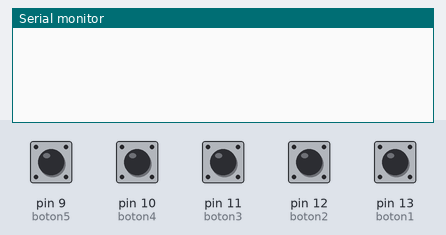
This sketch was run on a simulated Arduino Uno, built with avr-gcc and run on an emulated ATmega328P. On the bench: the last lines printed to the serial monitor. The inputs (shaded band) are chosen by the test bench; at power-on: pin 9 (boton5), pin 10 (boton4), pin 11 (boton3), pin 12 (boton2), pin 13 (boton1) HIGH.

Above: at 1.2 s.
1.3 s: pin 9 (boton5) pulled LOW for 0.15 s
At 2.3 s:
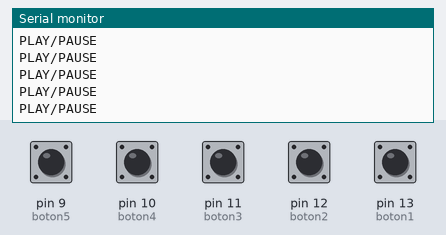
2.9 s: pin 10 (boton4) pulled LOW for 0.15 s
At 3.4 s:
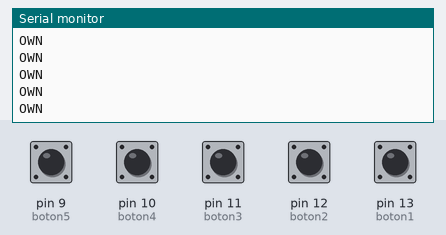
4.5 s: pin 11 (boton3) pulled LOW for 0.15 s
At 5.4 s:
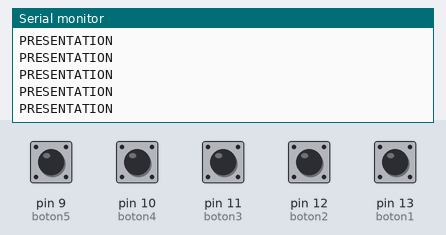
6.1 s: pin 12 (boton2) pulled LOW for 0.15 s
At 7.3 s:
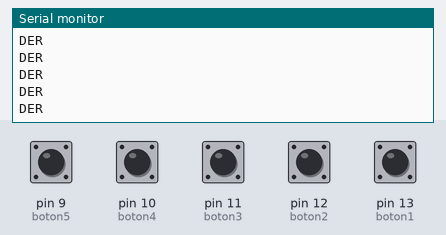
7.7 s: pin 13 (boton1) pulled LOW for 0.15 s
At 8.3 s:
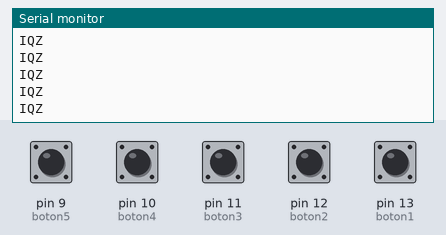
9.3 s: pin 9 (boton5) driven LOW and pin 10 (boton4) driven LOW
At 9.8 s:
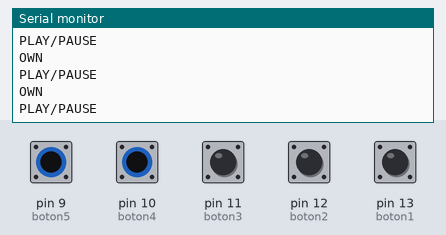

Measured:
- after the input at 1.3 s, the serial monitor: prints a new line at once (image 1)
- after the input at 2.9 s, the serial monitor: prints a new line at once (image 2)
- after the input at 4.5 s, the serial monitor: prints a new line at once (image 3)
- after the input at 6.1 s, the serial monitor: prints a new line at once (image 4)
- after the input at 7.7 s, the serial monitor: prints a new line at once (image 5)
- after the input at 9.3 s, the serial monitor: prints a new line at once (image 6)

The sketch:

TheUnnamedCircuit.ino
```cpp
// (licence header left out)
int boton1 = 13;
int boton2 = 12;  //izq
int boton3 = 11;
int boton4 = 10;//evitar usar pines 0 y 1
int boton5 = 9;
void setup() {
  //inicializa la comunicacion serial
  Serial.begin(9600); //9600 es la "velocidad", el mismo valor debe ser seleccionado en el monitor serial
  pinMode(boton1, INPUT_PULLUP);
  pinMode(boton2, INPUT_PULLUP);
  pinMode(boton3, INPUT_PULLUP);
  pinMode(boton4, INPUT_PULLUP);
  pinMode(boton5, INPUT_PULLUP);
  //declaramos el pin como una entrada digital (HIGH o LOW, 0 o 5V)
}

void loop() {
  int button1State = digitalRead(boton1);
  int button2State = digitalRead(boton2);
  int button3State = digitalRead(boton3);
  int button4State = digitalRead(boton4);
  int button5State = digitalRead(boton5);
    //lee el estado del pin (0 o 1, 0 o 5v)
  if (button1State == 0)
  {
    Serial.println("IQZ");
  }
  if (button2State == 0)
  {
    Serial.println("DER");
  }
  if (button3State == 0)
  {
    Serial.println("PRESENTATION");
  }
  if (button4State == 0)
  {
    Serial.println("OWN");
  }
  if (button5State == 0)
  {
    Serial.println("PLAY/PAUSE");
  }
// delay (10); valor anterior
delay(10);        // espera para la siguiente lectura
}
```
